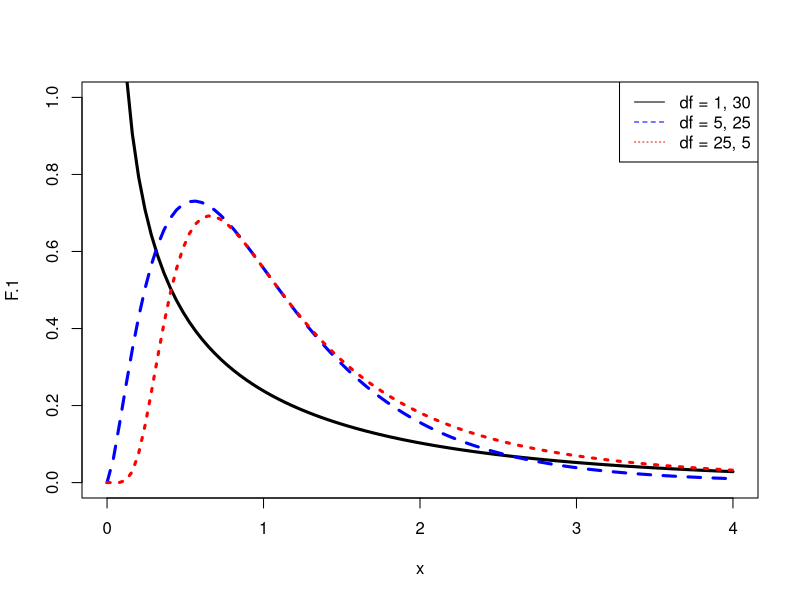
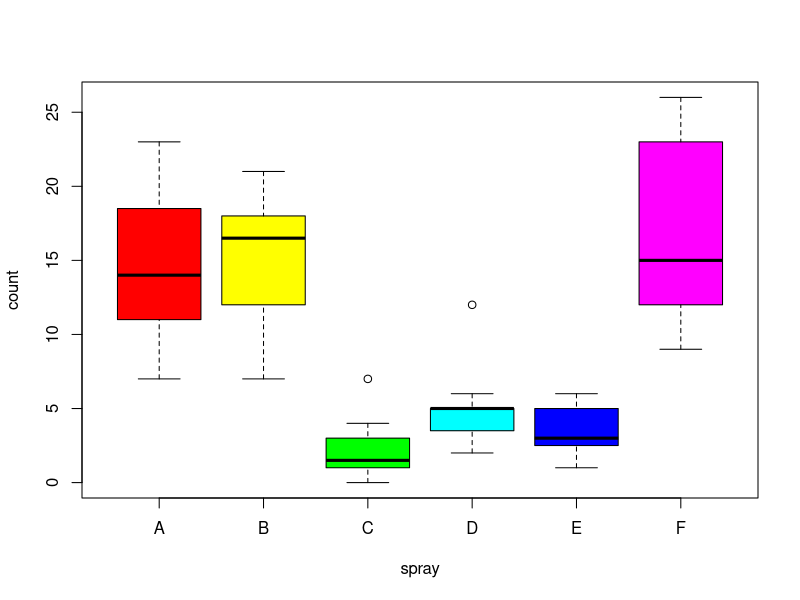
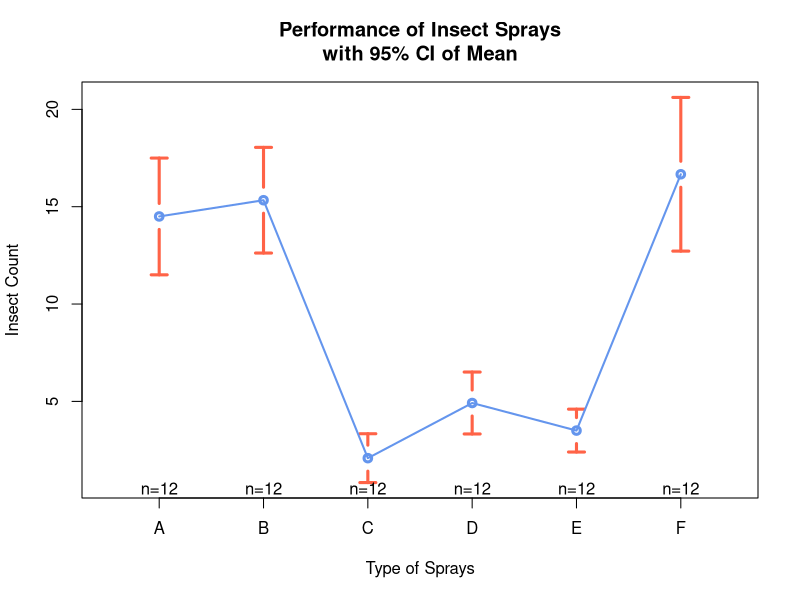
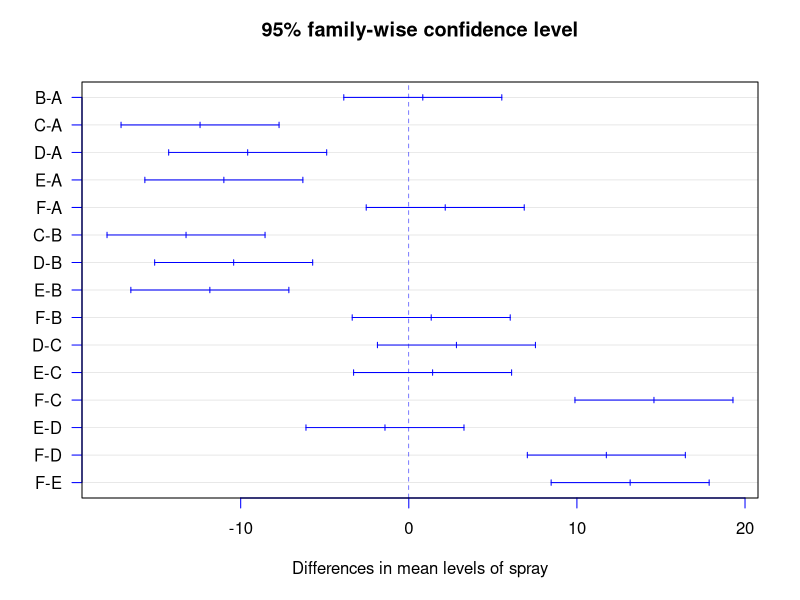
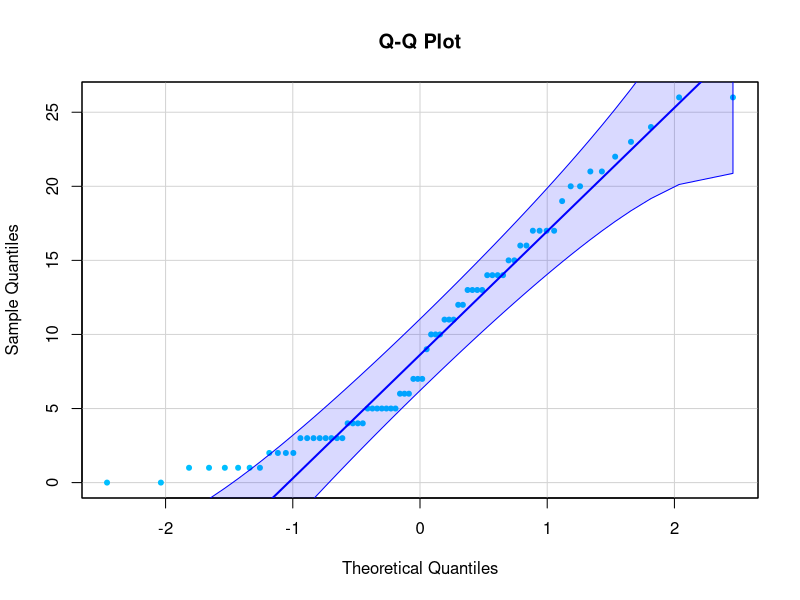
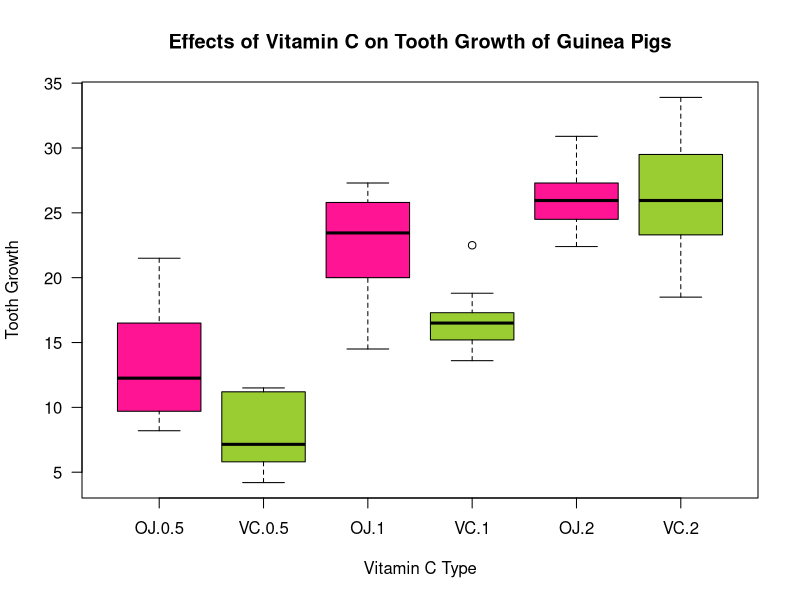
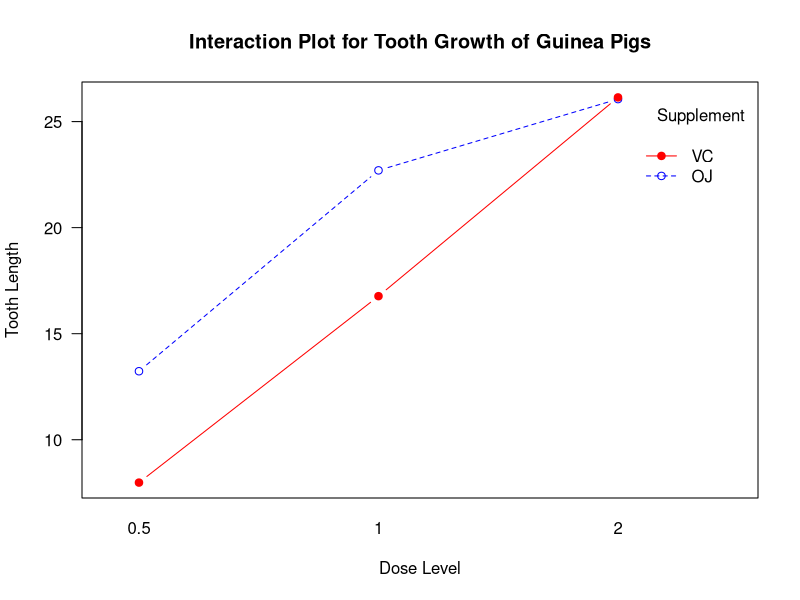

These figures' R source, in order:
## ---- chunk 1
knitr::opts_chunk$set(echo = TRUE)
## ---- chunk 2

# ▪ F-분포: F-distribution
# • F-value는 두 개의 자유도에 의해 분포의 모양이 결정되는 F-분포를 따른다.
x <- seq(0, 4, length=100)
F.1 <- df(x, df1=1, df2=30)
F.5 <- df(x, df1=5, df2=25)
F.25 <- df(x, df1=25, df2=5)
plot(x, F.1, lty=1, lwd=3, col="black", type="l", ylim=c(0, 1))
lines(x, F.5, lty=2,lwd=3, col="blue")
lines(x, F.25, lty=3, lwd=3, col="red")
legend('topright', lty=c(1, 2, 3), col=c("black", "blue", "red"), 
legend=c("df = 1, 30", "df = 5, 25", "df = 25, 5"))

# • 특정 F값에 대응되는 유의확률 구하기
pf(9.59, df1=1, df=8, lower.tail=FALSE)

# • 특정 F값에 대응되는 유의확률 구하기
pf(9.59, df1=1, df=8, lower.tail=FALSE)
## ---- chunk 3
str(InsectSprays)
summary(InsectSprays)
table(InsectSprays$spray)

round(tapply(InsectSprays$count, INDEX = list(InsectSprays$spray), FUN = mean), 3)
boxplot(count ~ spray, data = InsectSprays, col = rainbow(6))

aov.result <- aov(count ~ spray, data = InsectSprays)
summary(aov.result)

TukeyHSD(aov.result)
## ---- chunk 4
# • 집단별 평균도표(mean plot) 그리기
# install.packages('gplots')
library(gplots)
plotmeans(count ~ spray, data=InsectSprays,
main="Performance of Insect Sprays\nwith 95% CI of Mean", xlab="Type of Sprays", ylab="Insect Count",  barcol="tomato", barwidth=3, col="cornflowerblue", lwd=2)
## ---- chunk 5
# • 일원 분산분석: 살충제 간 살충효과의 평균이 동일한지 통계적으로 검정
sprays.aov <- aov(count ~ spray, data=InsectSprays)
sprays.aov
summary(sprays.aov)

# • 분산분석은 귀무가설만 기각: 모집단평균이 모두 동일하다는 주장을 기각
# • 개별 집단 간 평균의 차이 확인: 어느 집단과 어느 집단이 서로 달라서 이러한 결과가 나왔는가?
model.tables(sprays.aov, type="mean")
model.tables(sprays.aov, type="effects")

# • 사후검정(post-hoc test): 두 살충제 간의 살충효과가 통계적으로 유의한지 검정
# • 다중비교를 통한 Tukey’s HSD(honest significant diff.) 검정
sprays.compare <- TukeyHSD(sprays.aov) 
sprays.compare

sprays.compare$spray['D-C',]
plot(TukeyHSD(sprays.aov), col="blue", las=1)
## ---- chunk 6
# • Tukey HSD 다중비교 결과를 glht() 함수로 확인
# install.packages('mutlcomp') 현재 버전에서는 설치 못함?
# library(multcomp)
# tuk.hsd <- glht(model=sprays.aov, linfct=mcp(spray="Tukey"))

# plot(cld(tuk.hsd, level=0.05), col="orange")
## ---- chunk 7
library(car)
qqPlot(InsectSprays$count, pch=20, col="deepskyblue", id=FALSE, main="Q-Q Plot", xlab="Theoretical Quantiles", ylab="Sample Quantiles")

# • 샤피로-윌크 검정을 통해 정규성 충족 여부를 통계적으로 검정
shapiro.test(InsectSprays$count)

# • 이상점의 존재여부를 통계적으로 검정
outlierTest(sprays.aov)

# • 레벤 검정이나 바틀렛 검정을 통해 집단 간 분산의 동일성 여부 검정
leveneTest(count ~ spray, data=InsectSprays)
bartlett.test(count ~ spray, data=InsectSprays)

# • 등분산의 가정을 충족하지 못할때: oneway.test() 함수를 이용한 일원분산분석
oneway.test(count ~ spray, data=InsectSprays)
oneway.test(count ~ spray, data=InsectSprays, var.equal=TRUE)
## ---- chunk 8
# • ToothGrowth 데이터셋을 이용한 이원 분산분석 수행
str(ToothGrowth)
unique(ToothGrowth$dose)

# ToothGrowth$dose <- factor(ToothGrowth$dose, levels = c(0.5, 1.0, 2.0), labels = c('Low','Median','High'))

# • 각 집단별 요약통계량 계산: 각 집단의 크기와 집단별 평균 및 표준편차
with(ToothGrowth, tapply(len, list(supp, dose), length))
with(ToothGrowth, tapply(len, list(supp, dose), mean))
with(ToothGrowth, tapply(len, list(supp, dose), sd))

# with(ToothGrowth, tapply(len, list(SUPP=supp, DOSE=dose), mean))

# boxplot(len ~ supp + dose, data = ToothGrowth, col = c('orange', 'tomato'))
# boxplot(len ~ supp * dose, data = ToothGrowth, col = c('orange', 'tomato'))
## ---- chunk 9
# • aov() 함수를 이용하여 이원분산분석 수행
ToothGrowth.aov <- aov(len ~ supp * dose, data=ToothGrowth)
ToothGrowth.aov <- aov(len ~ supp + dose + supp:dose, data=ToothGrowth)
summary(ToothGrowth.aov)

# • aov() 함수를 이용하여 이원분산분석 수행
model.tables(ToothGrowth.aov, type="means")

# • 상자도표로 비타민C 보충제와 투여량의 조합에 따른 이빨 성장의 정도를 파악
boxplot(len ~ supp * dose, data=ToothGrowth,
col=c("deeppink", "yellowgreen"), las=1,
xlab="Vitamin C Type", ylab="Tooth Growth",
main="Effects of Vitamin C on Tooth Growth of Guinea Pigs")
## ---- chunk 10
# • 상호작용도표(interaction plot)으로 주효과와 상호작용효과 파악
interaction.plot(x.factor=ToothGrowth$dose, trace.factor=ToothGrowth$supp,  response=ToothGrowth$len, las=1, type="b",pch=c(1, 19), col=c("blue", "red"), trace.label="Supplement", xlab="Dose Level", ylab="Tooth Length", main="Interaction Plot for Tooth Growth of Guinea Pigs")
